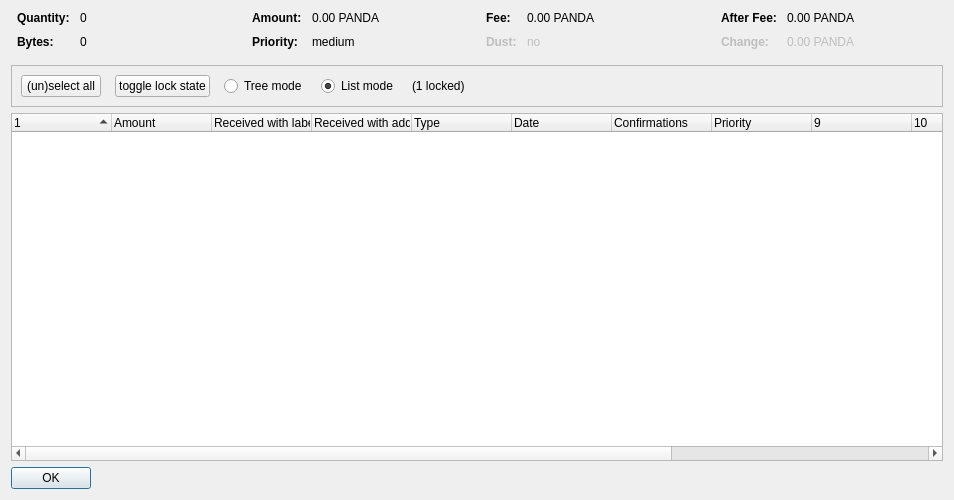
<?xml version="1.0" encoding="UTF-8"?>
<ui version="4.0">
 <class>CoinControlDialog</class>
 <widget class="QDialog" name="CoinControlDialog">
  <property name="geometry">
   <rect>
    <x>0</x>
    <y>0</y>
    <width>954</width>
    <height>500</height>
   </rect>
  </property>
  <property name="windowTitle">
   <string>Coin Selection</string>
  </property>
  <layout class="QVBoxLayout" name="verticalLayout">
   <item>
    <layout class="QHBoxLayout" name="horizontalLayoutTop" stretch="0,0,0,0">
     <property name="topMargin">
      <number>0</number>
     </property>
     <property name="bottomMargin">
      <number>10</number>
     </property>
     <item>
      <layout class="QFormLayout" name="formLayoutCoinControl1">
       <property name="horizontalSpacing">
        <number>10</number>
       </property>
       <property name="verticalSpacing">
        <number>10</number>
       </property>
       <property name="leftMargin">
        <number>6</number>
       </property>
       <property name="rightMargin">
        <number>6</number>
       </property>
       <item row="0" column="0">
        <widget class="QLabel" name="labelCoinControlQuantityText">
         <property name="font">
          <font>
           <weight>75</weight>
           <bold>true</bold>
          </font>
         </property>
         <property name="text">
          <string>Quantity:</string>
         </property>
        </widget>
       </item>
       <item row="0" column="1">
        <widget class="QLabel" name="labelCoinControlQuantity">
         <property name="cursor">
          <cursorShape>IBeamCursor</cursorShape>
         </property>
         <property name="contextMenuPolicy">
          <enum>Qt::ActionsContextMenu</enum>
         </property>
         <property name="text">
          <string notr="true">0</string>
         </property>
         <property name="textInteractionFlags">
          <set>Qt::LinksAccessibleByMouse|Qt::TextSelectableByKeyboard|Qt::TextSelectableByMouse</set>
         </property>
        </widget>
       </item>
       <item row="1" column="0">
        <widget class="QLabel" name="labelCoinControlBytesText">
         <property name="font">
          <font>
           <weight>75</weight>
           <bold>true</bold>
          </font>
         </property>
         <property name="text">
          <string>Bytes:</string>
         </property>
        </widget>
       </item>
       <item row="1" column="1">
        <widget class="QLabel" name="labelCoinControlBytes">
         <property name="cursor">
          <cursorShape>IBeamCursor</cursorShape>
         </property>
         <property name="contextMenuPolicy">
          <enum>Qt::ActionsContextMenu</enum>
         </property>
         <property name="text">
          <string notr="true">0</string>
         </property>
         <property name="textInteractionFlags">
          <set>Qt::LinksAccessibleByMouse|Qt::TextSelectableByKeyboard|Qt::TextSelectableByMouse</set>
         </property>
        </widget>
       </item>
      </layout>
     </item>
     <item>
      <layout class="QFormLayout" name="formLayoutCoinControl2">
       <property name="horizontalSpacing">
        <number>10</number>
       </property>
       <property name="verticalSpacing">
        <number>10</number>
       </property>
       <property name="leftMargin">
        <number>6</number>
       </property>
       <property name="rightMargin">
        <number>6</number>
       </property>
       <item row="0" column="0">
        <widget class="QLabel" name="labelCoinControlAmountText">
         <property name="font">
          <font>
           <weight>75</weight>
           <bold>true</bold>
          </font>
         </property>
         <property name="text">
          <string>Amount:</string>
         </property>
        </widget>
       </item>
       <item row="0" column="1">
        <widget class="QLabel" name="labelCoinControlAmount">
         <property name="cursor">
          <cursorShape>IBeamCursor</cursorShape>
         </property>
         <property name="contextMenuPolicy">
          <enum>Qt::ActionsContextMenu</enum>
         </property>
         <property name="text">
          <string notr="true">0.00 PANDA</string>
         </property>
         <property name="textInteractionFlags">
          <set>Qt::LinksAccessibleByMouse|Qt::TextSelectableByKeyboard|Qt::TextSelectableByMouse</set>
         </property>
        </widget>
       </item>
       <item row="1" column="0">
        <widget class="QLabel" name="labelCoinControlPriorityText">
         <property name="font">
          <font>
           <weight>75</weight>
           <bold>true</bold>
          </font>
         </property>
         <property name="text">
          <string>Priority:</string>
         </property>
        </widget>
       </item>
       <item row="1" column="1">
        <widget class="QLabel" name="labelCoinControlPriority">
         <property name="cursor">
          <cursorShape>IBeamCursor</cursorShape>
         </property>
         <property name="contextMenuPolicy">
          <enum>Qt::ActionsContextMenu</enum>
         </property>
         <property name="text">
          <string>medium</string>
         </property>
         <property name="textInteractionFlags">
          <set>Qt::LinksAccessibleByMouse|Qt::TextSelectableByKeyboard|Qt::TextSelectableByMouse</set>
         </property>
        </widget>
       </item>
      </layout>
     </item>
     <item>
      <layout class="QFormLayout" name="formLayoutCoinControl3">
       <property name="horizontalSpacing">
        <number>10</number>
       </property>
       <property name="verticalSpacing">
        <number>10</number>
       </property>
       <property name="leftMargin">
        <number>6</number>
       </property>
       <property name="rightMargin">
        <number>6</number>
       </property>
       <item row="0" column="0">
        <widget class="QLabel" name="labelCoinControlFeeText">
         <property name="font">
          <font>
           <weight>75</weight>
           <bold>true</bold>
          </font>
         </property>
         <property name="text">
          <string>Fee:</string>
         </property>
        </widget>
       </item>
       <item row="0" column="1">
        <widget class="QLabel" name="labelCoinControlFee">
         <property name="cursor">
          <cursorShape>IBeamCursor</cursorShape>
         </property>
         <property name="contextMenuPolicy">
          <enum>Qt::ActionsContextMenu</enum>
         </property>
         <property name="text">
          <string notr="true">0.00 PANDA</string>
         </property>
         <property name="textInteractionFlags">
          <set>Qt::LinksAccessibleByMouse|Qt::TextSelectableByKeyboard|Qt::TextSelectableByMouse</set>
         </property>
        </widget>
       </item>
       <item row="1" column="0">
        <widget class="QLabel" name="labelCoinControlLowOutputText">
         <property name="enabled">
          <bool>false</bool>
         </property>
         <property name="font">
          <font>
           <weight>75</weight>
           <bold>true</bold>
          </font>
         </property>
         <property name="text">
          <string>Dust:</string>
         </property>
        </widget>
       </item>
       <item row="1" column="1">
        <widget class="QLabel" name="labelCoinControlLowOutput">
         <property name="enabled">
          <bool>false</bool>
         </property>
         <property name="cursor">
          <cursorShape>IBeamCursor</cursorShape>
         </property>
         <property name="contextMenuPolicy">
          <enum>Qt::ActionsContextMenu</enum>
         </property>
         <property name="text">
          <string>no</string>
         </property>
         <property name="textInteractionFlags">
          <set>Qt::LinksAccessibleByMouse|Qt::TextSelectableByKeyboard|Qt::TextSelectableByMouse</set>
         </property>
        </widget>
       </item>
      </layout>
     </item>
     <item>
      <layout class="QFormLayout" name="formLayoutCoinControl4">
       <property name="horizontalSpacing">
        <number>10</number>
       </property>
       <property name="verticalSpacing">
        <number>10</number>
       </property>
       <property name="leftMargin">
        <number>6</number>
       </property>
       <property name="rightMargin">
        <number>6</number>
       </property>
       <item row="0" column="0">
        <widget class="QLabel" name="labelCoinControlAfterFeeText">
         <property name="font">
          <font>
           <weight>75</weight>
           <bold>true</bold>
          </font>
         </property>
         <property name="text">
          <string>After Fee:</string>
         </property>
        </widget>
       </item>
       <item row="0" column="1">
        <widget class="QLabel" name="labelCoinControlAfterFee">
         <property name="cursor">
          <cursorShape>IBeamCursor</cursorShape>
         </property>
         <property name="contextMenuPolicy">
          <enum>Qt::ActionsContextMenu</enum>
         </property>
         <property name="text">
          <string notr="true">0.00 PANDA</string>
         </property>
         <property name="textInteractionFlags">
          <set>Qt::LinksAccessibleByMouse|Qt::TextSelectableByKeyboard|Qt::TextSelectableByMouse</set>
         </property>
        </widget>
       </item>
       <item row="1" column="0">
        <widget class="QLabel" name="labelCoinControlChangeText">
         <property name="enabled">
          <bool>false</bool>
         </property>
         <property name="font">
          <font>
           <weight>75</weight>
           <bold>true</bold>
          </font>
         </property>
         <property name="text">
          <string>Change:</string>
         </property>
        </widget>
       </item>
       <item row="1" column="1">
        <widget class="QLabel" name="labelCoinControlChange">
         <property name="enabled">
          <bool>false</bool>
         </property>
         <property name="cursor">
          <cursorShape>IBeamCursor</cursorShape>
         </property>
         <property name="contextMenuPolicy">
          <enum>Qt::ActionsContextMenu</enum>
         </property>
         <property name="text">
          <string notr="true">0.00 PANDA</string>
         </property>
         <property name="textInteractionFlags">
          <set>Qt::LinksAccessibleByMouse|Qt::TextSelectableByKeyboard|Qt::TextSelectableByMouse</set>
         </property>
        </widget>
       </item>
      </layout>
     </item>
    </layout>
   </item>
   <item>
    <widget class="QFrame" name="frame">
     <property name="minimumSize">
      <size>
       <width>0</width>
       <height>40</height>
      </size>
     </property>
     <property name="frameShape">
      <enum>QFrame::StyledPanel</enum>
     </property>
     <property name="frameShadow">
      <enum>QFrame::Sunken</enum>
     </property>
     <layout class="QHBoxLayout" name="horizontalLayout">
      <item>
       <layout class="QHBoxLayout" name="horizontalLayoutPanel" stretch="0,0,0,0,0,0">
        <property name="spacing">
         <number>14</number>
        </property>
        <item>
         <widget class="QPushButton" name="pushButtonSelectAll">
          <property name="sizePolicy">
           <sizepolicy hsizetype="Maximum" vsizetype="Fixed">
            <horstretch>0</horstretch>
            <verstretch>0</verstretch>
           </sizepolicy>
          </property>
          <property name="text">
           <string>(un)select all</string>
          </property>
          <property name="autoDefault">
           <bool>false</bool>
          </property>
         </widget>
        </item>
        <item>
         <widget class="QPushButton" name="pushButtonToggleLock">
          <property name="sizePolicy">
           <sizepolicy hsizetype="Maximum" vsizetype="Fixed">
            <horstretch>0</horstretch>
            <verstretch>0</verstretch>
           </sizepolicy>
          </property>
          <property name="text">
           <string>toggle lock state</string>
          </property>
          <property name="autoDefault">
           <bool>false</bool>
          </property>
         </widget>
        </item>
        <item>
         <widget class="QRadioButton" name="radioTreeMode">
          <property name="sizePolicy">
           <sizepolicy hsizetype="Maximum" vsizetype="Fixed">
            <horstretch>0</horstretch>
            <verstretch>0</verstretch>
           </sizepolicy>
          </property>
          <property name="text">
           <string>Tree mode</string>
          </property>
         </widget>
        </item>
        <item>
         <widget class="QRadioButton" name="radioListMode">
          <property name="sizePolicy">
           <sizepolicy hsizetype="Maximum" vsizetype="Fixed">
            <horstretch>0</horstretch>
            <verstretch>0</verstretch>
           </sizepolicy>
          </property>
          <property name="text">
           <string>List mode</string>
          </property>
          <property name="checked">
           <bool>true</bool>
          </property>
         </widget>
        </item>
        <item>
         <widget class="QLabel" name="labelLocked">
          <property name="text">
           <string>(1 locked)</string>
          </property>
         </widget>
        </item>
        <item>
         <spacer name="horizontalSpacer">
          <property name="orientation">
           <enum>Qt::Horizontal</enum>
          </property>
          <property name="sizeHint" stdset="0">
           <size>
            <width>40</width>
            <height>20</height>
           </size>
          </property>
         </spacer>
        </item>
       </layout>
      </item>
     </layout>
    </widget>
   </item>
   <item>
    <widget class="CoinControlTreeWidget" name="treeWidget">
     <property name="contextMenuPolicy">
      <enum>Qt::CustomContextMenu</enum>
     </property>
     <property name="sortingEnabled">
      <bool>false</bool>
     </property>
     <property name="columnCount">
      <number>13</number>
     </property>
     <attribute name="headerShowSortIndicator" stdset="0">
      <bool>true</bool>
     </attribute>
     <attribute name="headerStretchLastSection">
      <bool>false</bool>
     </attribute>
     <column>
      <property name="text">
       <string/>
      </property>
     </column>
     <column>
      <property name="text">
       <string>Amount</string>
      </property>
     </column>
     <column>
      <property name="text">
       <string>Received with label</string>
      </property>
     </column>
     <column>
      <property name="text">
       <string>Received with address</string>
      </property>
     </column>
     <column>
      <property name="text">
	<string>Type</string>
      </property>
     </column>
     <column>
      <property name="text">	 
       <string>Date</string>
      </property>
     </column>
     <column>
      <property name="text">
       <string>Confirmations</string>
      </property>
      <property name="toolTip">
       <string>Confirmed</string>
      </property>
     </column>
     <column>
      <property name="text">
       <string>Priority</string>
      </property>
     </column>
     <column>
      <property name="text">
       <string/>
      </property>
     </column>
     <column>
      <property name="text">
       <string/>
      </property>
     </column>
     <column>
      <property name="text">
       <string/>
      </property>
     </column>
     <column>
      <property name="text">
       <string/>
      </property>
     </column>
     <column>
      <property name="text">
       <string/>
      </property>
     </column>
    </widget>
   </item>
   <item>
    <widget class="QDialogButtonBox" name="buttonBox">
     <property name="sizePolicy">
      <sizepolicy hsizetype="Maximum" vsizetype="Fixed">
       <horstretch>0</horstretch>
       <verstretch>0</verstretch>
      </sizepolicy>
     </property>
     <property name="orientation">
      <enum>Qt::Horizontal</enum>
     </property>
     <property name="standardButtons">
      <set>QDialogButtonBox::Ok</set>
     </property>
    </widget>
   </item>
  </layout>
 </widget>
 <customwidgets>
  <customwidget>
   <class>CoinControlTreeWidget</class>
   <extends>QTreeWidget</extends>
   <header>coincontroltreewidget.h</header>
  </customwidget>
 </customwidgets>
 <resources/>
 <connections/>
</ui>
